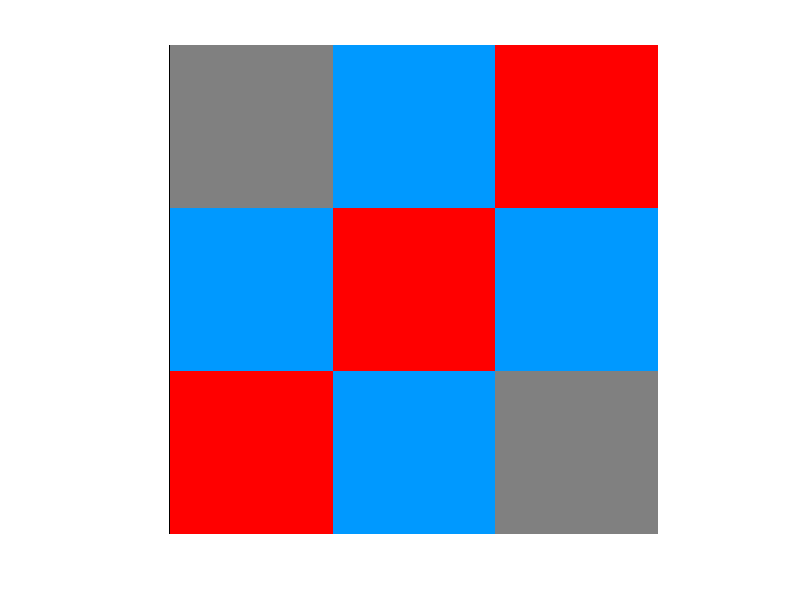

Write the MATLAB code that produced this figure.
M1_R = [0.5,0,1;0,1,0;1,0,0.5]
M1_G = [0.5,0.6,0;0.6,0,0.6;0,0.6,0.5]
M1_B = [0.5,1,0;1,0,1;0,1,0.5]
M1(:,:,1)=M1_R
M1(:,:,2)=M1_G
M1(:,:,3)=M1_B
imshow(M1);